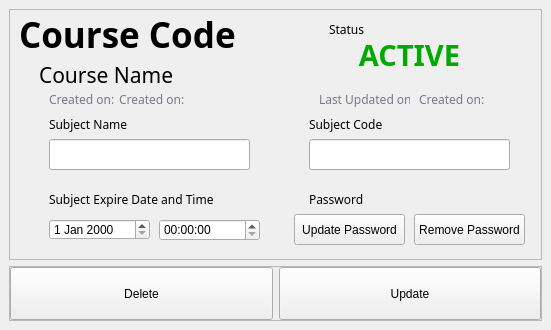
<?xml version="1.0" encoding="UTF-8"?>
<ui version="4.0">
 <class>view_class</class>
 <widget class="QMainWindow" name="view_class">
  <property name="geometry">
   <rect>
    <x>0</x>
    <y>0</y>
    <width>551</width>
    <height>330</height>
   </rect>
  </property>
  <property name="windowTitle">
   <string>MainWindow</string>
  </property>
  <widget class="QWidget" name="centralwidget">
   <layout class="QVBoxLayout" name="verticalLayout">
    <item>
     <widget class="QFrame" name="frame">
      <property name="frameShape">
       <enum>QFrame::StyledPanel</enum>
      </property>
      <property name="frameShadow">
       <enum>QFrame::Raised</enum>
      </property>
      <widget class="QLabel" name="label_7">
       <property name="geometry">
        <rect>
         <x>40</x>
         <y>80</y>
         <width>91</width>
         <height>20</height>
        </rect>
       </property>
       <property name="font">
        <font>
         <family>Montserrat</family>
        </font>
       </property>
       <property name="styleSheet">
        <string notr="true">*{
	color:rgb(120, 120, 135);
}</string>
       </property>
       <property name="text">
        <string>Created on:</string>
       </property>
      </widget>
      <widget class="QLabel" name="course_created_on">
       <property name="geometry">
        <rect>
         <x>110</x>
         <y>80</y>
         <width>191</width>
         <height>20</height>
        </rect>
       </property>
       <property name="font">
        <font>
         <family>Montserrat</family>
        </font>
       </property>
       <property name="styleSheet">
        <string notr="true">*{
	color:rgb(120, 120, 135);
}</string>
       </property>
       <property name="text">
        <string>Created on:</string>
       </property>
      </widget>
      <widget class="QLabel" name="top_course_name">
       <property name="geometry">
        <rect>
         <x>30</x>
         <y>30</y>
         <width>551</width>
         <height>71</height>
        </rect>
       </property>
       <property name="font">
        <font>
         <family>Montserrat</family>
         <pointsize>16</pointsize>
         <weight>50</weight>
         <bold>false</bold>
        </font>
       </property>
       <property name="text">
        <string>Course Name</string>
       </property>
      </widget>
      <widget class="QDateEdit" name="update_course_expire_date">
       <property name="geometry">
        <rect>
         <x>40</x>
         <y>210</y>
         <width>101</width>
         <height>21</height>
        </rect>
       </property>
      </widget>
      <widget class="QTimeEdit" name="update_course_expire_time">
       <property name="geometry">
        <rect>
         <x>150</x>
         <y>210</y>
         <width>101</width>
         <height>22</height>
        </rect>
       </property>
      </widget>
      <widget class="QPushButton" name="update_pass_btn">
       <property name="geometry">
        <rect>
         <x>285</x>
         <y>205</y>
         <width>111</width>
         <height>31</height>
        </rect>
       </property>
       <property name="text">
        <string>Update Password</string>
       </property>
      </widget>
      <widget class="QLabel" name="label_3">
       <property name="geometry">
        <rect>
         <x>40</x>
         <y>180</y>
         <width>171</width>
         <height>21</height>
        </rect>
       </property>
       <property name="font">
        <font>
         <family>Montserrat</family>
        </font>
       </property>
       <property name="text">
        <string>Subject Expire Date and Time</string>
       </property>
      </widget>
      <widget class="QLabel" name="course_status">
       <property name="geometry">
        <rect>
         <x>330</x>
         <y>30</y>
         <width>141</width>
         <height>31</height>
        </rect>
       </property>
       <property name="font">
        <font>
         <family>Montserrat</family>
         <pointsize>22</pointsize>
         <weight>75</weight>
         <bold>true</bold>
        </font>
       </property>
       <property name="styleSheet">
        <string notr="true">*{
	color:rgb(0, 170, 0);
}</string>
       </property>
       <property name="text">
        <string>ACTIVE</string>
       </property>
       <property name="alignment">
        <set>Qt::AlignCenter</set>
       </property>
      </widget>
      <widget class="QLineEdit" name="update_course_code">
       <property name="geometry">
        <rect>
         <x>300</x>
         <y>130</y>
         <width>201</width>
         <height>31</height>
        </rect>
       </property>
      </widget>
      <widget class="QLineEdit" name="update_course_name">
       <property name="geometry">
        <rect>
         <x>40</x>
         <y>130</y>
         <width>201</width>
         <height>31</height>
        </rect>
       </property>
      </widget>
      <widget class="QLabel" name="label_4">
       <property name="geometry">
        <rect>
         <x>300</x>
         <y>105</y>
         <width>91</width>
         <height>20</height>
        </rect>
       </property>
       <property name="font">
        <font>
         <family>Montserrat</family>
        </font>
       </property>
       <property name="text">
        <string>Subject Code</string>
       </property>
      </widget>
      <widget class="QLabel" name="label_10">
       <property name="geometry">
        <rect>
         <x>310</x>
         <y>80</y>
         <width>91</width>
         <height>20</height>
        </rect>
       </property>
       <property name="font">
        <font>
         <family>Montserrat</family>
        </font>
       </property>
       <property name="styleSheet">
        <string notr="true">*{
	color:rgb(120, 120, 135);
}</string>
       </property>
       <property name="text">
        <string>Last Updated on:</string>
       </property>
      </widget>
      <widget class="QLabel" name="label_5">
       <property name="geometry">
        <rect>
         <x>40</x>
         <y>105</y>
         <width>91</width>
         <height>20</height>
        </rect>
       </property>
       <property name="font">
        <font>
         <family>Montserrat</family>
        </font>
       </property>
       <property name="text">
        <string>Subject Name</string>
       </property>
      </widget>
      <widget class="QLabel" name="top_course_code">
       <property name="geometry">
        <rect>
         <x>10</x>
         <y>-10</y>
         <width>551</width>
         <height>71</height>
        </rect>
       </property>
       <property name="font">
        <font>
         <family>Montserrat</family>
         <pointsize>26</pointsize>
         <weight>75</weight>
         <bold>true</bold>
        </font>
       </property>
       <property name="text">
        <string>Course Code</string>
       </property>
      </widget>
      <widget class="QLabel" name="course_updated_on">
       <property name="geometry">
        <rect>
         <x>410</x>
         <y>80</y>
         <width>141</width>
         <height>20</height>
        </rect>
       </property>
       <property name="font">
        <font>
         <family>Montserrat</family>
        </font>
       </property>
       <property name="styleSheet">
        <string notr="true">*{
	color:rgb(120, 120, 135);
}</string>
       </property>
       <property name="text">
        <string>Created on:</string>
       </property>
      </widget>
      <widget class="QLabel" name="label_8">
       <property name="geometry">
        <rect>
         <x>300</x>
         <y>180</y>
         <width>181</width>
         <height>20</height>
        </rect>
       </property>
       <property name="font">
        <font>
         <family>Montserrat</family>
        </font>
       </property>
       <property name="text">
        <string>Password</string>
       </property>
      </widget>
      <widget class="QLabel" name="label_6">
       <property name="geometry">
        <rect>
         <x>320</x>
         <y>10</y>
         <width>91</width>
         <height>20</height>
        </rect>
       </property>
       <property name="font">
        <font>
         <family>Montserrat</family>
        </font>
       </property>
       <property name="text">
        <string>Status</string>
       </property>
      </widget>
      <widget class="QPushButton" name="remove_pass_btn">
       <property name="geometry">
        <rect>
         <x>405</x>
         <y>205</y>
         <width>111</width>
         <height>31</height>
        </rect>
       </property>
       <property name="text">
        <string>Remove Password</string>
       </property>
      </widget>
      <widget class="QLabel" name="label_9">
       <property name="geometry">
        <rect>
         <x>40</x>
         <y>270</y>
         <width>101</width>
         <height>20</height>
        </rect>
       </property>
       <property name="font">
        <font>
         <family>Montserrat</family>
        </font>
       </property>
       <property name="text">
        <string>Update Password</string>
       </property>
      </widget>
      <widget class="QLineEdit" name="update_course_confirm_password">
       <property name="geometry">
        <rect>
         <x>300</x>
         <y>295</y>
         <width>201</width>
         <height>31</height>
        </rect>
       </property>
       <property name="echoMode">
        <enum>QLineEdit::Password</enum>
       </property>
      </widget>
      <widget class="QLabel" name="label_11">
       <property name="geometry">
        <rect>
         <x>300</x>
         <y>270</y>
         <width>111</width>
         <height>20</height>
        </rect>
       </property>
       <property name="font">
        <font>
         <family>Montserrat</family>
        </font>
       </property>
       <property name="text">
        <string>Confirm Password</string>
       </property>
      </widget>
      <widget class="QLineEdit" name="update_course_password">
       <property name="geometry">
        <rect>
         <x>40</x>
         <y>295</y>
         <width>201</width>
         <height>31</height>
        </rect>
       </property>
       <property name="focusPolicy">
        <enum>Qt::WheelFocus</enum>
       </property>
       <property name="echoMode">
        <enum>QLineEdit::Password</enum>
       </property>
      </widget>
     </widget>
    </item>
    <item>
     <widget class="QFrame" name="frame_2">
      <property name="maximumSize">
       <size>
        <width>16777215</width>
        <height>55</height>
       </size>
      </property>
      <property name="frameShape">
       <enum>QFrame::StyledPanel</enum>
      </property>
      <property name="frameShadow">
       <enum>QFrame::Raised</enum>
      </property>
      <layout class="QHBoxLayout" name="horizontalLayout">
       <property name="leftMargin">
        <number>0</number>
       </property>
       <property name="topMargin">
        <number>0</number>
       </property>
       <property name="rightMargin">
        <number>0</number>
       </property>
       <property name="bottomMargin">
        <number>0</number>
       </property>
       <item>
        <widget class="QPushButton" name="delete_course">
         <property name="maximumSize">
          <size>
           <width>16777215</width>
           <height>70</height>
          </size>
         </property>
         <property name="text">
          <string>Delete</string>
         </property>
        </widget>
       </item>
       <item>
        <widget class="QPushButton" name="update_course">
         <property name="maximumSize">
          <size>
           <width>16777215</width>
           <height>70</height>
          </size>
         </property>
         <property name="text">
          <string>Update</string>
         </property>
        </widget>
       </item>
      </layout>
     </widget>
    </item>
   </layout>
  </widget>
 </widget>
 <resources/>
 <connections/>
</ui>
